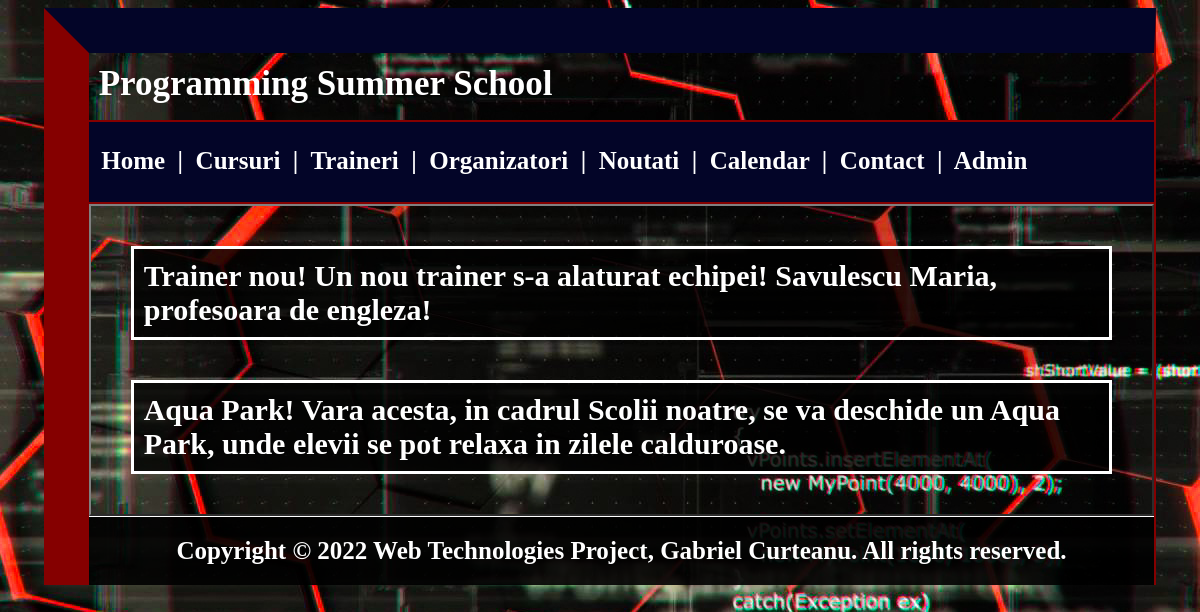
The page /Noutati.php on the database its author committed.
### tables this page shows
CREATE TABLE `noutati` (
  `ID` int(10) NOT NULL,
  `Descriere` char(250) DEFAULT NULL
);

### Noutati.php (the view, shortened to what this page needs)
<?php
    include "header.php";
    require_once "connect.php";
?>
<?php
$query = "SELECT * FROM noutati";
$result = mysqli_query($conexiune, $query);
if(mysqli_num_rows($result)) {
    echo("<table border='2' cellspacing='40' font-size:90%> \n");
    while($row = mysqli_fetch_array($result)){
        echo("<tr>\n");echo("<td style='border:3px solid white;color:white; background-color: rgba(0, 0, 0, 0.8); font-size:30px; padding:10px; font-weight:bold'>" . htmlspecialchars($row['Descriere']). "</td>\n");
        echo("</tr>\n");
    }
    echo("</table>");
}
else {
    echo "Nu exista cursuri in baza de date!";
}
?>
<?php
    include "footer.php";
?>

### style.css (style rules this page uses)
#bodyhome { background-color: #ded2d2; background-image: url("Images/fundal.jpg"); }

### rows shown on the page
noutati: Descriere "Trainer nou! Un nou trainer s-a alaturat echipei! Savulescu Maria, profesoara de engleza!"
noutati: Descriere "Aqua Park! Vara acesta, in cadrul Scolii noatre, se va deschide un Aqua Park, unde elevii se pot relaxa in zilele calduroase."
